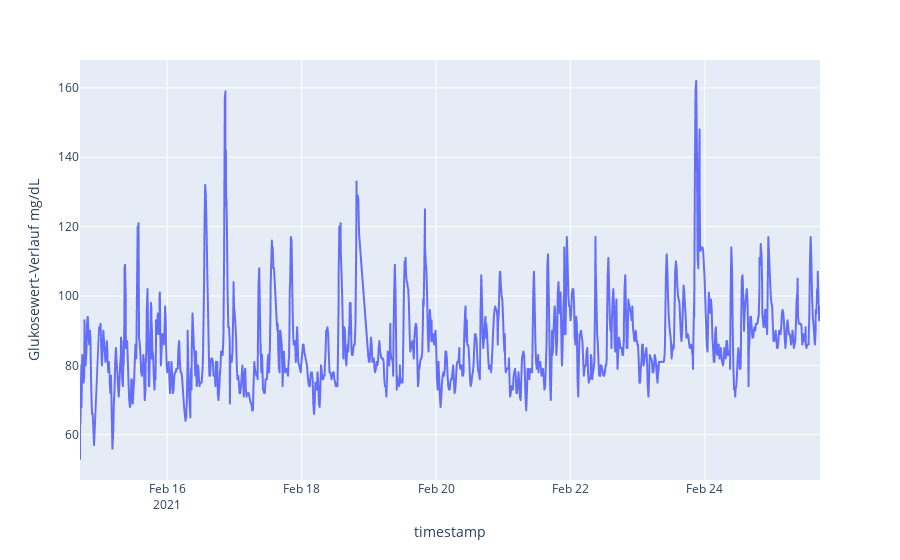

Write notebook code for a chart like this one.
### Markdown cell above
#### Evolution of glucose for one user (a)

### Code cell
df = df_levels_clean[df_levels_clean['user_id']==create_customer('a')].sort_values(by='timestamp')
fig = px.line(df, x='timestamp', y="Glukosewert-Verlauf mg/dL")
fig.show()

### Figure 1 — Plotly figure (JSON) as saved in the notebook; plotly's stock layout.template omitted (floating-point values rounded to 4 significant figures; data arrays with more than 128 entries replaced by an {"elided": "..."} marker saying what was removed)
{"data": [{"hovertemplate": "timestamp=%{x}<br>Glukosewert-Verlauf mg/dL=%{y}<extra></extra>", "legendgroup": "", "line": {"color": "#636efa", "dash": "solid"}, "mode": "lines", "name": "", "showlegend": false, "type": "scattergl", "x": {"elided": "1185 str values"}, "xaxis": "x", "y": {"elided": "1185 int values"}, "yaxis": "y"}], "layout": {"legend": {"tracegroupgap": 0}, "margin": {"t": 60}, "xaxis": {"anchor": "y", "domain": [0, 1], "title": {"text": "timestamp"}}, "yaxis": {"anchor": "x", "domain": [0, 1], "title": {"text": "Glukosewert-Verlauf mg/dL"}}}}
